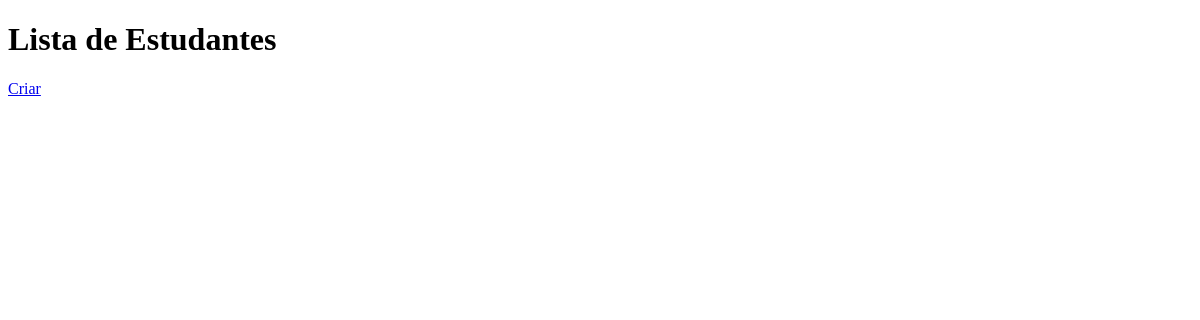
/students/, run on an earlier commit of the app's database.
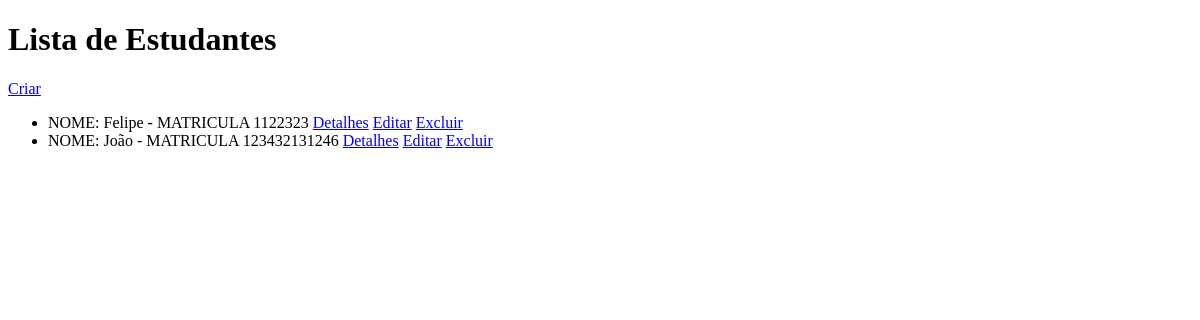
And on a later commit of the database.
### studentsPost/models.py (models this page shows, shortened)
class StudentsPost(models.Model):
    matricula = models.IntegerField(primary_key=True)
    nome = models.CharField(max_length=30)
    sobrenome = models.CharField(max_length=300)
    serie = models.CharField(max_length=30)
    data_presença = models.DateTimeField(auto_now_add=True)
    descricao = models.TextField(blank=True, null=True)

### studentsPost/views.py (the view)
# urls.py: path('', StudentsListView.as_view(), name='post_list'),
class StudentsListView(ListView):
    model =  StudentsPost
    template_name = 'pages/post_list.html'
    context_object_name = 'posts'

### studentsPost/templates/pages/post_list.html (shortened to what this page needs)
<!DOCTYPE html>
<html lang="en">
<head>
</head>
<body>
    <h1>Lista de Estudantes</h1>
    <a href="{% url 'post_create' %}" class="botao criar">Criar</a>
    <ul>
        {% for post in posts %}
            <li> NOME: {{ post.nome }} - MATRICULA {{ post.matricula }}
                <a href="{% url 'post_detail' post.pk %}">Detalhes</a>
                <a href="{% url 'post_update' post.pk %}">Editar</a>
                <a href="{% url 'post_delete' post.pk %}">Excluir</a>
            </li>
        {% endfor %}
    </ul>
</body>
</html>

What changed in the data, as far as the page shows it:
added StudentsPost: nome "Felipe", matricula "1122323"
added StudentsPost: nome "João", matricula "123432131246"
